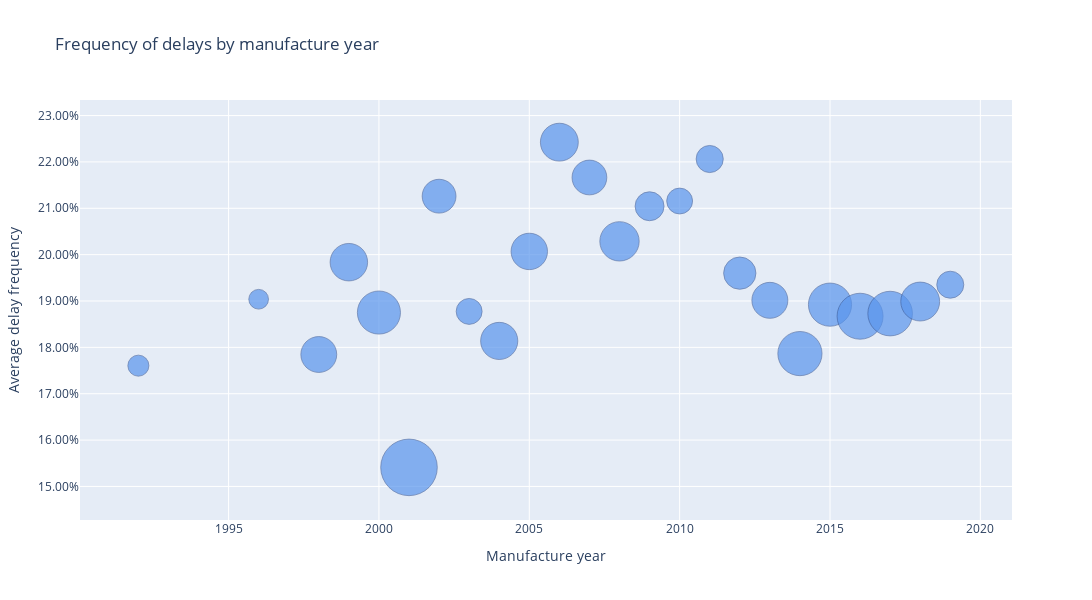

Notebook code for this chart:
### Code cell
fig = px.scatter(df_over_10k_flights, 
                 x='manufacture_year', 
                 y='mean', 
                 size='count',
                 size_max=40, 
                 title='Frequency of delays by manufacture year',
                 labels={'manufacture_year': 'Manufacture year', 'mean': 'Average delay frequency'},
                 height=600, 
                 width=1200,
                 )

fig.update_traces(marker=dict(color='#5995ED'), marker_line_width=0.7, marker_line_color = '#304C89',
                  hovertemplate="Manufacture year: <b>%{x}</b> <br>Average delay frequency (%): <b>%{y:.2%}</b> <br>Total flights per year: <b>%{marker.size}</b>", 
                  ) 
fig.update_layout(yaxis=dict(tickformat=".2%"),
                  hoverlabel=dict(bgcolor="white"),
                  hoverlabel_align = 'left'
                                            )
fig.show()

### Figure 1 — Plotly figure (JSON) as saved in the notebook; plotly's stock layout.template omitted (floating-point values rounded to 4 significant figures)
{"data": [{"hovertemplate": "Manufacture year: <b>%{x}</b> <br>Average delay frequency (%): <b>%{y:.2%}</b> <br>Total flights per year: <b>%{marker.size}</b>", "legendgroup": "", "marker": {"color": "#5995ED", "line": {"color": "#304C89", "width": 0.7}, "size": [13882, 12186, 40317, 44018, 58215, 100251, 35845, 21081, 43266, 41621, 44952, 37804, 48558, 26278, 20977, 23084, 32728, 40543, 61128, 58426, 66191, 62353, 47370, 22918], "sizemode": "area", "sizeref": 62.66, "symbol": "circle"}, "mode": "markers", "name": "", "orientation": "v", "showlegend": false, "type": "scatter", "x": [1992, 1996, 1998, 1999, 2000, 2001, 2002, 2003, 2004, 2005, 2006, 2007, 2008, 2009, 2010, 2011, 2012, 2013, 2014, 2015, 2016, 2017, 2018, 2019], "xaxis": "x", "y": [0.1761, 0.1904, 0.1785, 0.1984, 0.1875, 0.1541, 0.2126, 0.1878, 0.1814, 0.2007, 0.2243, 0.2166, 0.2029, 0.2104, 0.2116, 0.2206, 0.196, 0.1901, 0.1787, 0.1892, 0.1867, 0.1873, 0.1899, 0.1935], "yaxis": "y"}], "layout": {"height": 600, "hoverlabel": {"align": "left", "bgcolor": "white"}, "legend": {"itemsizing": "constant", "tracegroupgap": 0}, "title": {"text": "Frequency of delays by manufacture year"}, "width": 1200, "xaxis": {"anchor": "y", "domain": [0, 1], "title": {"text": "Manufacture year"}}, "yaxis": {"anchor": "x", "domain": [0, 1], "tickformat": ".2%", "title": {"text": "Average delay frequency"}}}}
